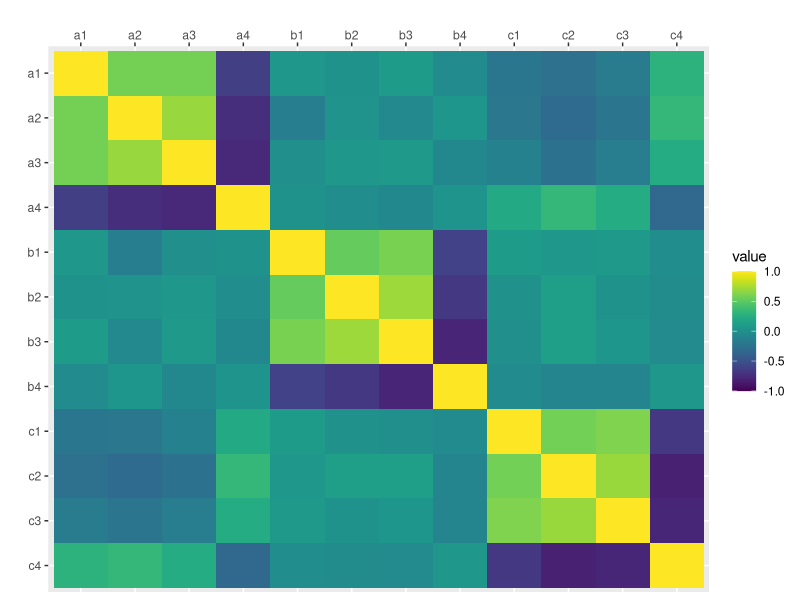
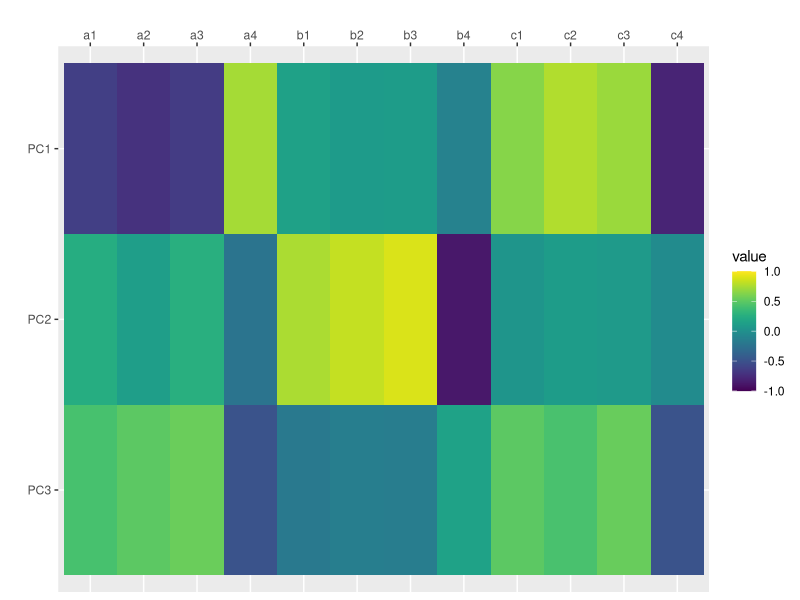
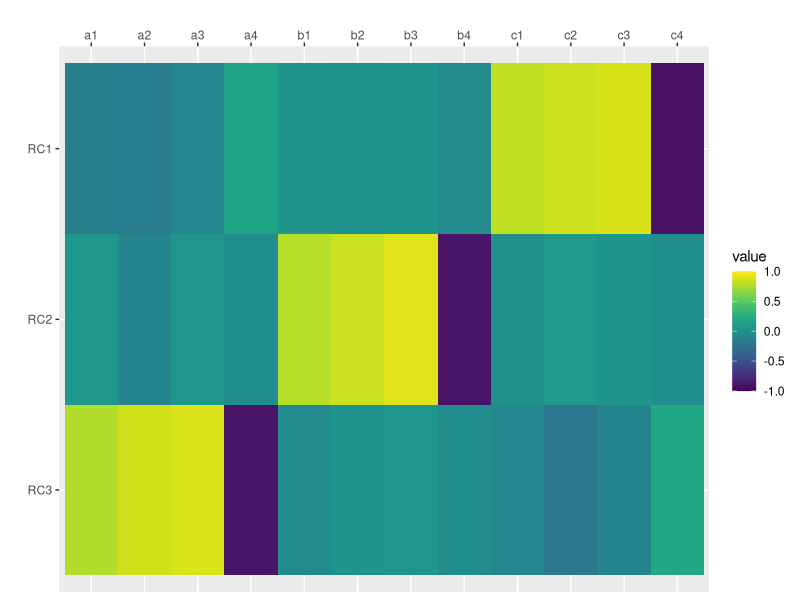
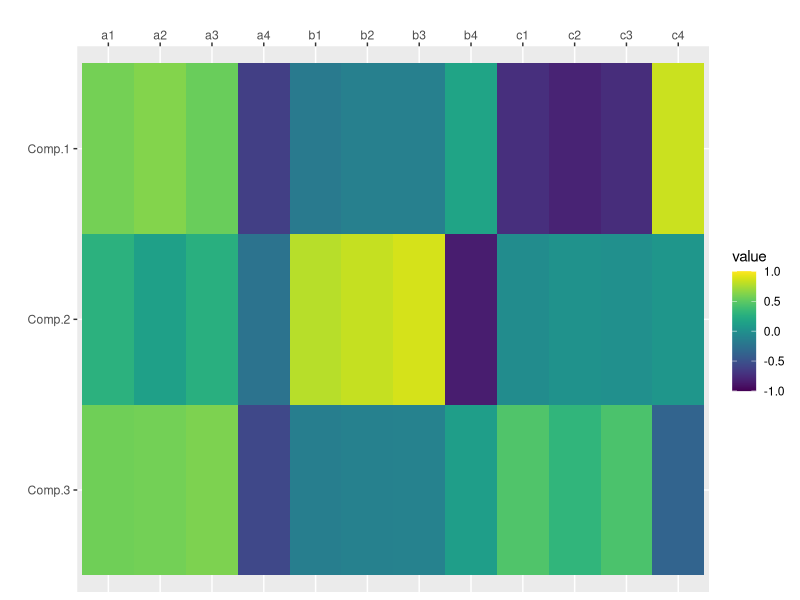
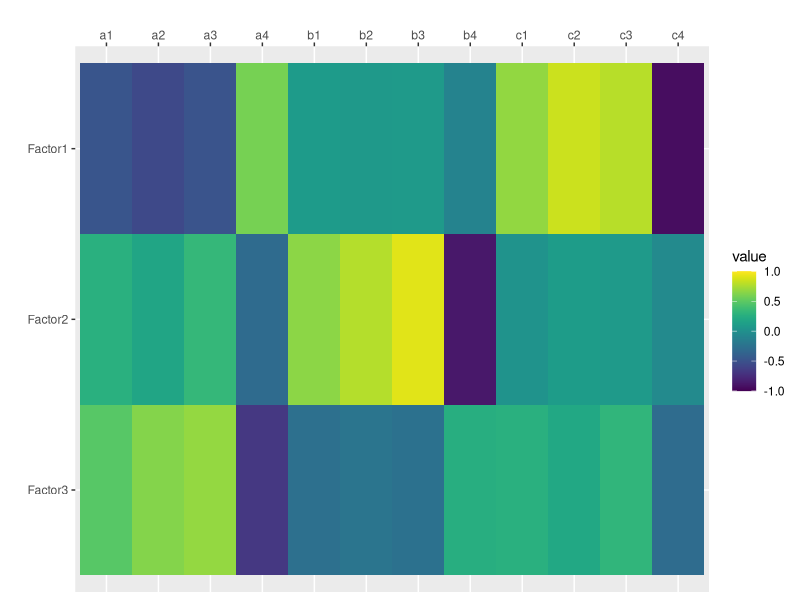
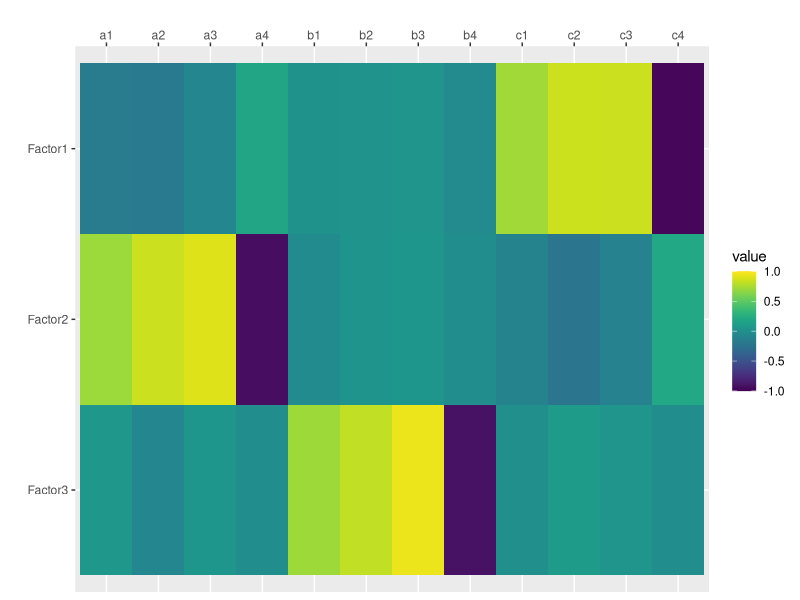
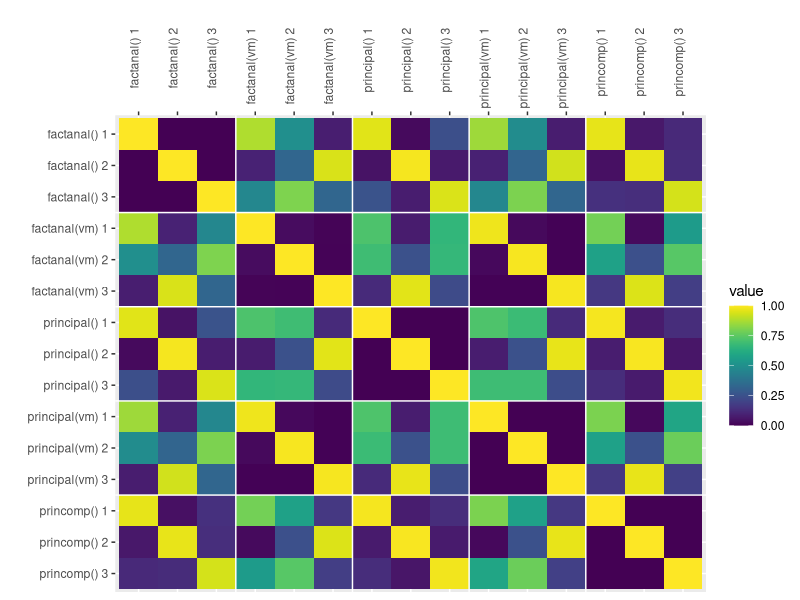

Reproduce these figures in R, in order.
## ---- chunk 1
library(tidyverse)
library(psych)
library(viridis)
## ---- chunk 2

set.seed(444)  # for reproducibility; delete when running simulations

a <- rnorm(100, 0, 1)
b <- rnorm(100, 0, 1)
c <- rnorm(100, 0, 1)

df <- data.frame(
  id = seq(1,100),
  a1 = a + rnorm(100, 0, 1),
  a2 = a + rnorm(100, 0, .8),
  a3 = a + rnorm(100, 0, .6),
  a4 = -a + rnorm(100, 0, .4),
  b1 = b + rnorm(100, 0, 1),
  b2 = b + rnorm(100, 0, .8),
  b3 = b + rnorm(100, 0, .6),
  b4 = -b + rnorm(100, 0, .4),
  c1 = c + rnorm(100, 0, 1),
  c2 = c + rnorm(100, 0, .8),
  c3 = c + rnorm(100, 0, .6),
  c4 = -c + rnorm(100, 0, .4)
)
## ---- chunk 3
traits <- df %>% select(-id) 

traits %>%
  cor() %>%
  as.data.frame() %>%
  mutate(var1 = rownames(.)) %>%
  gather("var2", "value", a1:c4) %>%
  mutate(var1 = factor(var1), var1 = factor(var1, levels = rev(levels(var1)))) %>%
  ggplot(aes(var2, var1, fill=value)) +
  geom_tile() +
  scale_x_discrete(position = "top") +
  xlab("") + ylab("") +
  scale_fill_viridis(limits=c(-1, 1))

## ---- chunk 4
ev <- eigen(cor(traits));
nfactors <- length(ev$values[ev$values > 1]);
nfactors
## ---- chunk 5
traits.principal <- principal(traits, nfactors=nfactors, rotate="none", scores=TRUE)
traits.principal
scores.principal <- traits.principal$scores
## ---- chunk 6
cor(scores.principal, traits) %>%
  as.data.frame() %>%
  mutate(var1 = rownames(.)) %>%
  gather("var2", "value", a1:c4) %>%
  mutate(var1 = factor(var1), var1 = factor(var1, levels = rev(levels(var1)))) %>%
  ggplot(aes(var2, var1, fill=value)) +
  geom_tile() +
  scale_x_discrete(position = "top") +
  xlab("") + ylab("") +
  scale_fill_viridis(limits=c(-1, 1))
## ---- chunk 7
traits.varimax <- principal(traits, nfactors=nfactors, rotate="varimax", scores=TRUE)
traits.varimax
scores.varimax <- traits.varimax$scores
## ---- chunk 8
cor(scores.varimax, traits) %>%
  as.data.frame() %>%
  mutate(var1 = rownames(.)) %>%
  gather("var2", "value", a1:c4) %>%
  mutate(var1 = factor(var1), var1 = factor(var1, levels = rev(levels(var1)))) %>%
  ggplot(aes(var2, var1, fill=value)) +
  geom_tile() +
  scale_x_discrete(position = "top") +
  xlab("") + ylab("") +
  scale_fill_viridis(limits=c(-1, 1))
## ---- chunk 9
traits.princomp <- princomp(traits)
traits.princomp$loadings[,1:nfactors]
scores.princomp <- traits.princomp$scores[,1:nfactors]
## ---- chunk 10
cor(scores.princomp, traits) %>%
  as.data.frame() %>%
  mutate(var1 = rownames(.)) %>%
  gather("var2", "value", a1:c4) %>%
  mutate(var1 = factor(var1), var1 = factor(var1, levels = rev(levels(var1)))) %>%
  ggplot(aes(var2, var1, fill=value)) +
  geom_tile() +
  scale_x_discrete(position = "top") +
  xlab("") + ylab("") +
  scale_fill_viridis(limits=c(-1, 1))
## ---- chunk 11
traits.fa <- factanal(traits, nfactors, rotation="none", scores="regression")
print(traits.fa, digits=2, cutoff=0, sort=FALSE)
scores.fa <- traits.fa$scores
## ---- chunk 12
cor(scores.fa, traits) %>%
  as.data.frame() %>%
  mutate(var1 = rownames(.)) %>%
  gather("var2", "value", a1:c4) %>%
  mutate(var1 = factor(var1), var1 = factor(var1, levels = rev(levels(var1)))) %>%
  ggplot(aes(var2, var1, fill=value)) +
  geom_tile() +
  scale_x_discrete(position = "top") +
  xlab("") + ylab("") +
  scale_fill_viridis(limits=c(-1, 1))
## ---- chunk 13
traits.fa.vm <- factanal(traits, nfactors, rotation="varimax", scores="regression")
print(traits.fa.vm, digits=2, cutoff=0, sort=FALSE)
scores.fa.vm <- traits.fa.vm$scores
## ---- chunk 14
cor(scores.fa.vm, traits) %>%
  as.data.frame() %>%
  mutate(var1 = rownames(.)) %>%
  gather("var2", "value", a1:c4) %>%
  mutate(var1 = factor(var1), var1 = factor(var1, levels = rev(levels(var1)))) %>%
  ggplot(aes(var2, var1, fill=value)) +
  geom_tile() +
  scale_x_discrete(position = "top") +
  xlab("") + ylab("") +
  scale_fill_viridis(limits=c(-1, 1))
## ---- chunk 15
scores.fa <- traits.fa$scores
colnames(scores.principal) <- c("principal() 1", "principal() 2", "principal() 3")
colnames(scores.varimax) <- c("principal(vm) 1", "principal(vm) 2", "principal(vm) 3")
colnames(scores.princomp) <- c("princomp() 1", "princomp() 2", "princomp() 3")
colnames(scores.fa) <- c("factanal() 1", "factanal() 2", "factanal() 3")
colnames(scores.fa.vm) <- c("factanal(vm) 1", "factanal(vm) 2", "factanal(vm) 3")

cbind(
  scores.princomp,
  scores.principal,
  scores.fa,
  scores.varimax,
  scores.fa.vm
) %>% 
  cor() %>%
  as.data.frame() %>%
  mutate(var1 = rownames(.)) %>%
  gather("var2", "value", 1:15) %>%
  mutate(var1 = factor(var1), var1 = factor(var1, levels = rev(levels(var1)))) %>%
  mutate(value = abs(value)) %>%
  ggplot(aes(var2, var1, fill=value)) +
  geom_tile() +
  scale_x_discrete(position = "top") +
  xlab("") + ylab("") +
  scale_fill_viridis(limits=c(0, 1)) +
  geom_hline(yintercept = 3.5, color="white") +
  geom_hline(yintercept = 6.5, color="white") +
  geom_hline(yintercept = 9.5, color="white") +
  geom_hline(yintercept = 12.5, color="white") +
  geom_vline(xintercept = 3.5, color="white") +
  geom_vline(xintercept = 6.5, color="white") +
  geom_vline(xintercept = 9.5, color="white") +
  geom_vline(xintercept = 12.5, color="white") +
  theme(axis.text.x=element_text(angle=90,hjust=1))
